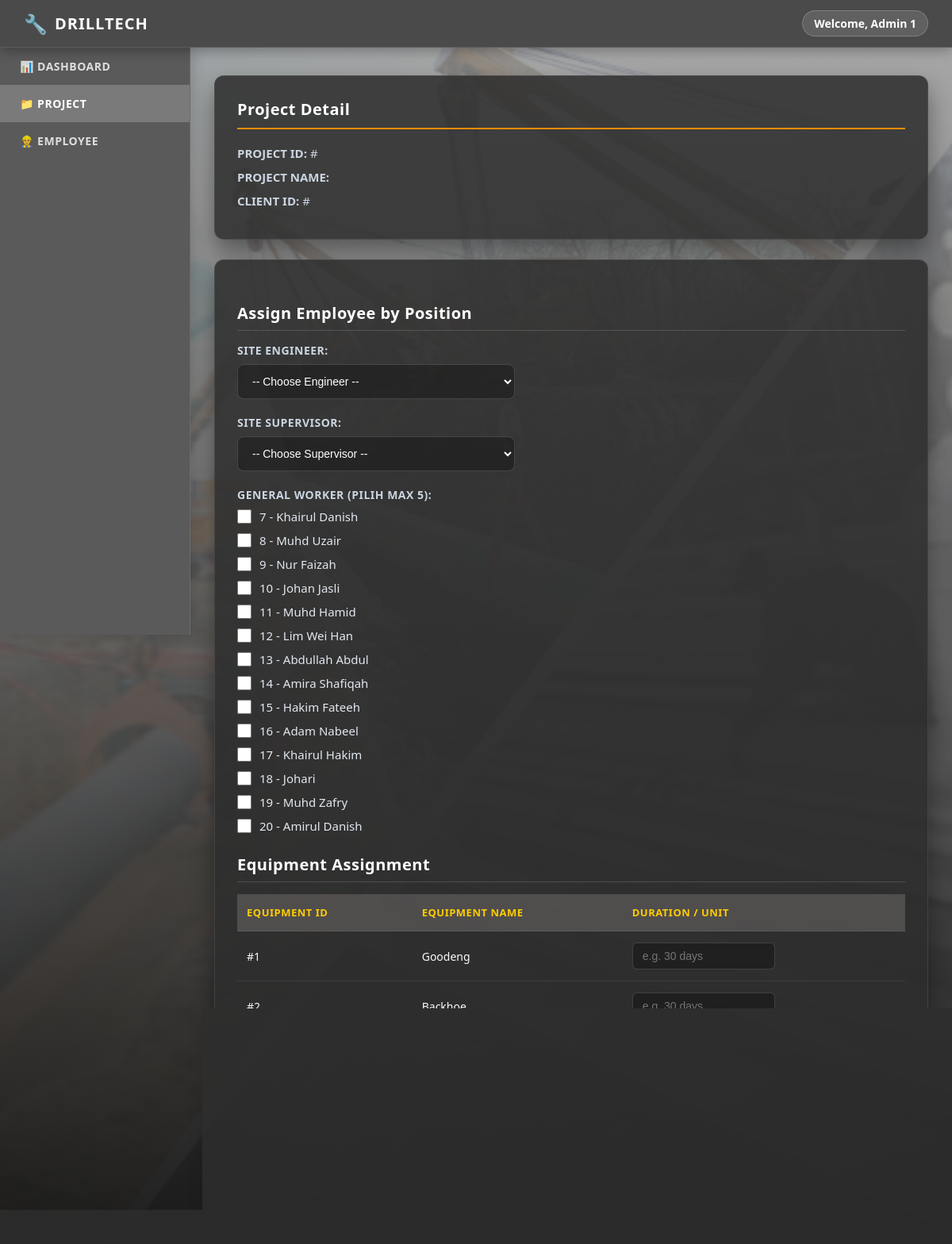
Page /projectdetailsAD.php (signed in) on the committed database.
### tables this page shows
CREATE TABLE `employee` (
  `Employee_ID` int(11) NOT NULL,
  `Employee_Name` varchar(100) DEFAULT NULL,
  `Employee_Contact` varchar(50) DEFAULT NULL,
  `Employee_Gender` varchar(10) DEFAULT NULL,
  `Employee_Position` varchar(50) DEFAULT NULL,
  `Employee_Address` varchar(200) DEFAULT NULL
);

CREATE TABLE `equipment` (
  `Equipment_ID` int(11) NOT NULL,
  `Equipment_Quantity` int(11) DEFAULT NULL,
  `Equipment_Name` varchar(100) DEFAULT NULL
);

### projectdetailsAD.php (the view, shortened to what this page needs)
<?php
include("database.php");
$admin_name = $_SESSION['admin_name'] ?? 'Admin';
$projectID = $_GET['id'];
$query = "SELECT * FROM project WHERE Project_ID='$projectID'";
$result = mysqli_query($conn, $query);
$project = mysqli_fetch_assoc($result);
$workers     = mysqli_query($conn, "SELECT Employee_ID, Employee_Name FROM employee WHERE Employee_Position='General Worker'");
$equipments = mysqli_query($conn, "SELECT * FROM equipment");
?>
<!DOCTYPE html>
<html lang="en">
<head>
</head>
<body>
    <div class="header">
        <div class="logo">
            <span style="font-size: 24px; margin-right: 8px;">🔧</span>
            DRILLTECH
        </div>
        <div class="header-welcome">Welcome, <?php echo htmlspecialchars($admin_name); ?></div>
    </div>
    <div class="wrapper">
        <div class="sidebar">
            <a href="admin.php">📊 DASHBOARD</a>
            <a href="projectAD.php" class="active">📁 PROJECT</a>
            <a href="employeeAD.php">👷 EMPLOYEE</a>
        </div>
        <div class="content">
            <div class="box">
                <h2>Project Detail</h2>
                <p><b>PROJECT ID:</b> #<?php echo htmlspecialchars($project['Project_ID']); ?></p>
                <p><b>PROJECT NAME:</b> <?php echo htmlspecialchars($project['Project_Name']); ?></p>
                <p><b>CLIENT ID:</b> #<?php echo htmlspecialchars($project['Client_ID']); ?></p>
            </div>
            <div class="form-box">
                <form method="post">
                    <h3>Assign Employee by Position</h3>
                    <label>Site Engineer:</label>
                    <select name="engineer" required>
                        <option value="">-- Choose Engineer --</option>
                    </select>
                    <label>Site Supervisor:</label>
                    <select name="supervisor" required>
                        <option value="">-- Choose Supervisor --</option>
                    </select>
                    <label>General Worker (pilih max 5):</label>
                    <?php while($row = mysqli_fetch_assoc($workers)){ ?>
                        <div class="checkbox-item">
                            <input type="checkbox" name="workers[]" value="<?php echo $row['Employee_ID']; ?>">
                            <span><?php echo $row['Employee_ID']." - ".$row['Employee_Name']; ?></span>
                        </div>
                    <?php } ?>
                    <h3>Equipment Assignment</h3>
                    <table>
                        <thead>
                            <tr>
                                <th>Equipment ID</th>
                                <th>Equipment Name</th>
                                <th>Duration / Unit</th>
                            </tr>
                        </thead>
                        <tbody>
                            <?php while($eq = mysqli_fetch_assoc($equipments)){ ?>
                            <tr>
                                <td>#<?php echo htmlspecialchars($eq['Equipment_ID']); ?></td>
                                <td><?php echo htmlspecialchars($eq['Equipment_Name']); ?></td>
                                <td>
                                    <?php if(strtolower($eq['Equipment_Name']) == "pipeline"){ ?>
                                        <input type="text" name="duration[<?php echo $eq['Equipment_ID']; ?>]" placeholder="e.g. 80 unit">
                                    <?php } else { ?>
                                        <input type="text" name="duration[<?php echo $eq['Equipment_ID']; ?>]" placeholder="e.g. 30 days">
                                    <?php } ?>
                                </td>
                            </tr>
                            <?php } ?>
                        </tbody>
                    </table>
                    <button type="submit">Save Project Detail</button>
                </form>
            </div>
        </div>
    </div>
</body>
</html>

### projectdetailsAD.php (style rules this page uses)
* { margin: 0; padding: 0; box-sizing: border-box; }
body { font-family: system-ui, -apple-system, BlinkMacSystemFont, "Segoe UI", Roboto, sans-serif; background: linear-gradient(rgba(74, 74, 74, 0.45), rgba(15, 15, 15, 0.95)), url('images/construction_bg.jpg') center/cover no-repeat fixed; color: #f8fafc; min-height: 100vh; }
.header { background: #4a4a4a; border-bottom: 1px solid rgba(255, 255, 255, 0.1); padding: 0 30px; display: flex; align-items: center; justify-content: space-between; position: fixed; top: 0; left: 0; right: 0; height: 60px; z-index: 1000; box-shadow: 0 4px 15px rgba(0, 0, 0, 0.3); }
.logo { display: flex; align-items: center; font-size: 20px; font-weight: 800; color: white; letter-spacing: 1px; }
.header-welcome { font-size: 14px; font-weight: 600; color: #fff; background: rgba(255, 255, 255, 0.12); border: 1px solid rgba(255, 255, 255, 0.2); padding: 6px 14px; border-radius: 20px; }
.wrapper { display: flex; margin-top: 60px; }
.sidebar { width: 240px; background: #5a5a5a; border-right: 1px solid rgba(255, 255, 255, 0.1); min-height: calc(100vh - 60px); position: fixed; top: 60px; left: 0; z-index: 90; box-shadow: 4px 0 15px rgba(0, 0, 0, 0.15); }
.sidebar a { display: flex; align-items: center; padding: 14px 25px; color: rgba(255, 255, 255, 0.8); text-decoration: none; font-size: 14px; font-weight: 600; letter-spacing: 0.5px; transition: all 0.2s ease; }
.sidebar a:hover, .sidebar a.active { color: #fff; background: #7a7a7a; }
.content { flex: 1; margin-left: 240px; padding: 35px 30px; }
.box, .form-box { background: rgba(45, 45, 45, 0.85); border: 1px solid rgba(120, 120, 120, 0.25); border-radius: 12px; padding: 28px; margin-bottom: 25px; box-shadow: 0 15px 30px rgba(0, 0, 0, 0.4); }
.box h2, .form-box h3 { font-size: 20px; font-weight: 700; letter-spacing: 0.5px; margin-bottom: 20px; border-bottom: 2px solid #ff8c00; padding-bottom: 10px; color: #fff; }
.box p { margin-bottom: 10px; font-size: 15px; color: #cbd5e1; }
.form-box h3 { margin: 25px 0 15px; border-bottom: 1px solid rgba(255, 255, 255, 0.15); padding-bottom: 8px; }
.form-box label { font-weight: 600; display: block; margin-bottom: 8px; font-size: 14px; color: #cbd5e1; text-transform: uppercase; letter-spacing: 0.5px; }
.form-box select { padding: 12px 14px; border-radius: 8px; border: 1px solid rgba(255, 255, 255, 0.15); background: rgba(0, 0, 0, 0.3); color: white; font-size: 14px; width: 100%; max-width: 350px; margin-bottom: 20px; outline: none; transition: all 0.3s; }
select option { background-color: #282828; color: white; }
.checkbox-item { display: flex; align-items: center; gap: 10px; margin-bottom: 10px; font-size: 15px; color: #e2e8f0; }
.checkbox-item input[type="checkbox"] { accent-color: #ff8c00; width: 18px; height: 18px; cursor: pointer; }
.form-box input[type="text"] { padding: 8px 12px; border-radius: 6px; border: 1px solid rgba(255, 255, 255, 0.15); background: rgba(0, 0, 0, 0.3); color: white; font-size: 14px; width: 100%; max-width: 180px; outline: none; transition: border-color 0.2s; }
table { width: 100%; border-collapse: collapse; margin-top: 15px; margin-bottom: 20px; }
th, td { padding: 14px 12px; text-align: left; border-bottom: 1px solid rgba(255, 255, 255, 0.08); font-size: 14px; }
th { background: rgba(130, 124, 124, 0.4); color: #ffcc00; font-weight: 700; font-size: 13px; text-transform: uppercase; letter-spacing: 0.5px; }
.form-box button { margin-top: 20px; padding: 14px 32px; background: #28a745; color: white; border: none; border-radius: 8px; font-size: 15px; font-weight: 700; cursor: pointer; transition: all 0.2s ease; box-shadow: 0 4px 12px rgba(40, 167, 69, 0.2); }

### rows in the picture
employee: Employee_ID "7", Employee_Name "Khairul Danish"
employee: Employee_ID "8", Employee_Name "Muhd Uzair"
employee: Employee_ID "9", Employee_Name "Nur Faizah"
employee: Employee_ID "10", Employee_Name "Johan Jasli"
employee: Employee_ID "11", Employee_Name "Muhd Hamid"
employee: Employee_ID "12", Employee_Name "Lim Wei Han"
employee: Employee_ID "13", Employee_Name "Abdullah Abdul"
employee: Employee_ID "14", Employee_Name "Amira Shafiqah"
employee: Employee_ID "15", Employee_Name "Hakim Fateeh"
employee: Employee_ID "16", Employee_Name "Adam Nabeel"
employee: Employee_ID "17", Employee_Name "Khairul Hakim"
employee: Employee_ID "18", Employee_Name "Johari"
employee: Employee_ID "19", Employee_Name "Muhd Zafry"
employee: Employee_ID "20", Employee_Name "Amirul Danish"
equipment: Equipment_ID "1", Equipment_Name "Goodeng"
equipment: Equipment_ID "2", Equipment_Name "Backhoe"
equipment: Equipment_ID "e.g. 30 days"

### other values in the picture
$admin_name "Admin 1"
